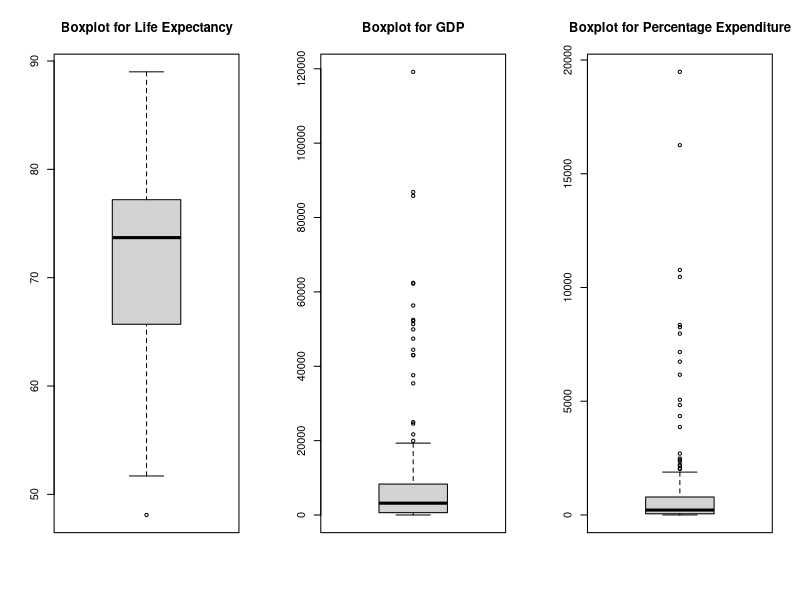
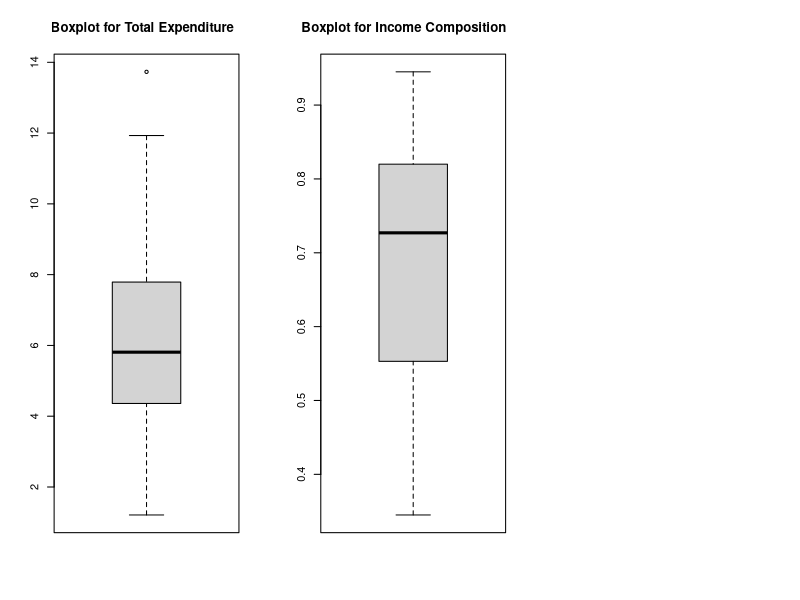
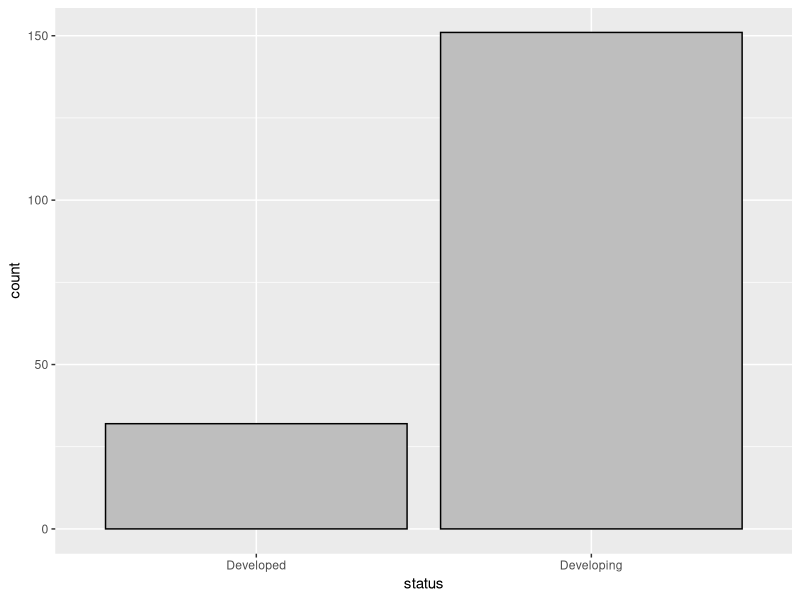
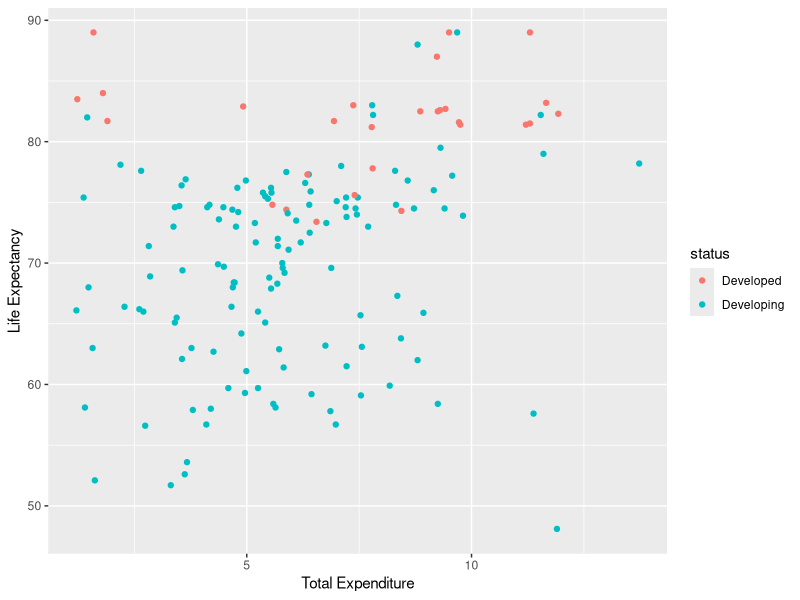
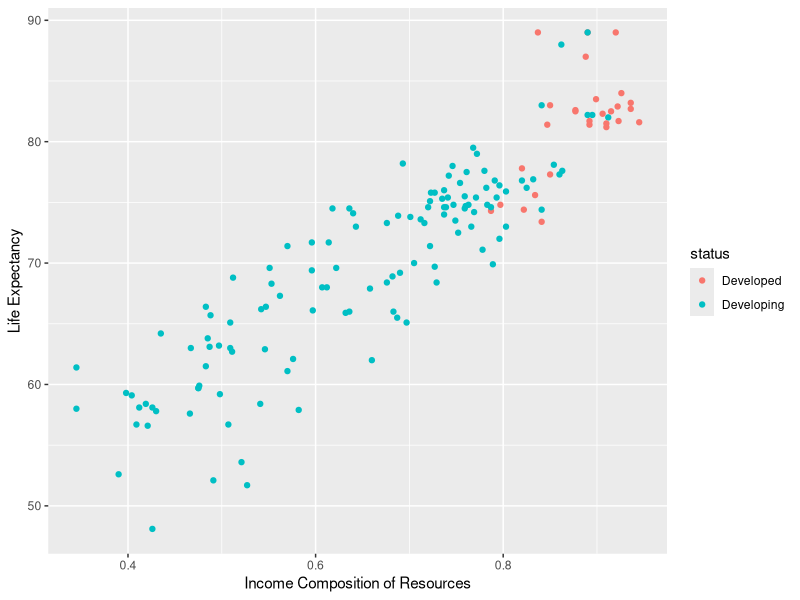
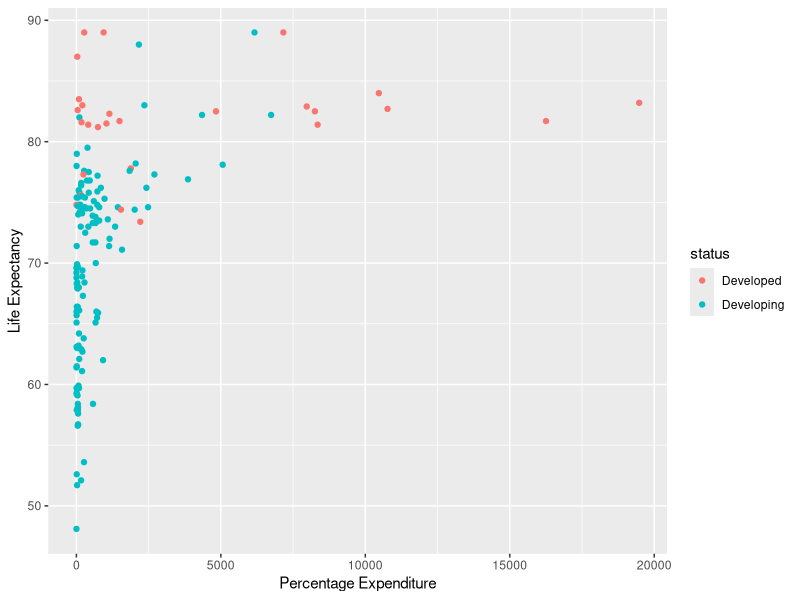
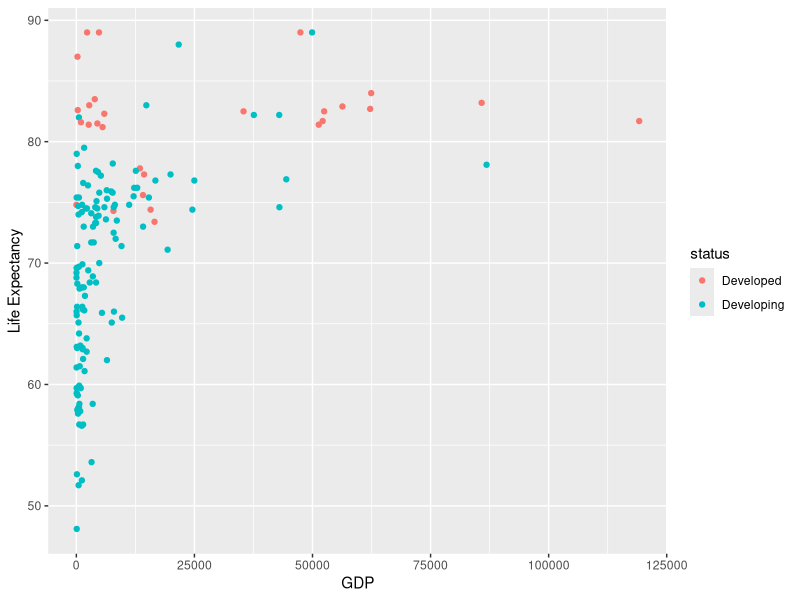

R code for these plots, in order:
## ---- chunk 1
library(MASS)
library(car)
library(tidyverse)
library(dplyr)
library(survey)
library(nlme)
library(knitr)
library(ggpubr)

setwd(dir = "C:/Users/Tony/Desktop/Final Report STA304")

dataset <- read.csv("Life Expectancy Data.csv", header = TRUE)
colnames(dataset)<-c("country", "year", "status", "life_expectancy", "adult_mortality", "infant_deaths", 
                "alcohol", "percentage_expenditure", "hepatitis_B", "measeles", "bmi", "under_five_deaths", 
                "polio", "total_expenditure", "diphtheria", "hiv/aids", "gdp", "population", 
                "thinness_1-19_years", "thinness_5-9_years", "income_composition", "schooling")

# Construct a dataframe only containing data from the desired year
# Change the year and run all of the code again to analyze data from another year
df <- subset(dataset, year == 2014)

# Construct a new dataframe with only the variables that we are analyzing
data_econ <- cbind(df["year"], df["life_expectancy"],
                   df["percentage_expenditure"], df["total_expenditure"],
                   df["gdp"], df["income_composition"])

data_select <-cbind(df["year"], df["life_expectancy"],
                   df["percentage_expenditure"], df["total_expenditure"],
                   df["gdp"], df["income_composition"], df["status"])

# Exclude the rows containing NA values from the data
data_select <- na.exclude(data_select)
data <- na.exclude(data_econ)
attach(data)
## ---- chunk 2
# Create the table of first six lines of data set
table <- head(data_select)
kable(table, col.names = gsub("[.]", " ", names(data_select)))
## ---- chunk 3
# Create Boxplot for 5 numerical variable 
par(mfrow=c(1,3))

boxplot(data$life_expectancy, main='Boxplot for Life Expectancy')
boxplot(data$gdp, main ='Boxplot for GDP')
boxplot(data$percentage_expenditure, main ='Boxplot for Percentage Expenditure')
boxplot(data$total_expenditure	, main = 'Boxplot for Total Expenditure	')
boxplot(data$income_composition	, main = 'Boxplot for Income Composition	')
## ---- chunk 4
# the cumulative frequency graphs for status 
ggplot(df,aes(status)) + geom_bar(fill = "grey", colour = "black")

## ---- chunk 5
# Initial linear model
model1 <- lm(life_expectancy ~ percentage_expenditure + total_expenditure + 
              gdp + income_composition)
summary(model1)

summary(model1)$r.squared
## ---- chunk 6
# Remove GDP
model2 <- lm(life_expectancy ~ percentage_expenditure + total_expenditure + income_composition)
summary(model2)

summary(model2)$r.squared
## ---- chunk 7
# Remove percentage expenditure
model3 <- lm(life_expectancy ~ total_expenditure + gdp + income_composition)
summary(model3)

summary(model3)$r.squared
## ---- chunk 8
# Remove Remove percentage expenditure & GDP
model4 <- lm(life_expectancy ~ total_expenditure + income_composition)
summary(model4)
summary(model4)$r.squared
## ---- chunk 9
# AIC with every model 
AIC(model1, model2, model3, model4)
## ---- chunk 10
group_by(data_select,status)%>% summarise(mean(life_expectancy))
## ---- chunk 11
ggplot(data_select,aes(x = total_expenditure, y =life_expectancy , color = status))+
  geom_point()+labs(x = "Total Expenditure", y = "Life Expectancy")
## ---- chunk 12
ggplot(data_select,aes(x = income_composition, y =life_expectancy , color = status))+
  geom_point()+labs(x = "Income Composition of Resources", y = "Life Expectancy")

## ---- chunk 13
# Scatter plots of each variable vs. life expectancy

ggplot(data_select,aes(x = percentage_expenditure, y =life_expectancy, color = status ))+
  geom_point()+labs(x = "Percentage Expenditure", y = "Life Expectancy")

ggplot(data_select,aes(x = gdp, y =life_expectancy , color = status))+
  geom_point()+labs(x = "GDP", y = "Life Expectancy")
